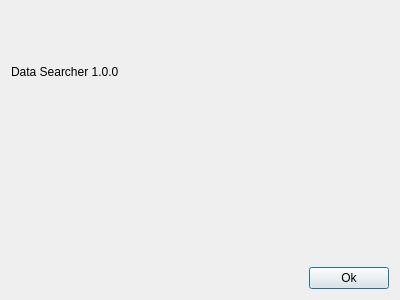
<?xml version="1.0" encoding="UTF-8"?>
<ui version="4.0">
 <class>AboutDialog</class>
 <widget class="QDialog" name="AboutDialog">
  <property name="geometry">
   <rect>
    <x>0</x>
    <y>0</y>
    <width>400</width>
    <height>300</height>
   </rect>
  </property>
  <property name="windowTitle">
   <string>Dialog</string>
  </property>
  <layout class="QGridLayout" name="gridLayout">
   <item row="0" column="0">
    <widget class="QLabel" name="lblSoftwareName">
     <property name="text">
      <string>Data Searcher   1.0.0</string>
     </property>
     <property name="textFormat">
      <enum>Qt::RichText</enum>
     </property>
     <property name="scaledContents">
      <bool>false</bool>
     </property>
    </widget>
   </item>
   <item row="1" column="0" colspan="2">
    <widget class="QLabel" name="lblVismayalogo">
     <property name="text">
      <string/>
     </property>
     <property name="pixmap">
      <pixmap resource="resources/icons.qrc">:/icons/icons/vismayalogo.jpg</pixmap>
     </property>
    </widget>
   </item>
   <item row="2" column="0">
    <spacer name="horizontalSpacer">
     <property name="orientation">
      <enum>Qt::Horizontal</enum>
     </property>
     <property name="sizeHint" stdset="0">
      <size>
       <width>288</width>
       <height>20</height>
      </size>
     </property>
    </spacer>
   </item>
   <item row="2" column="1">
    <widget class="QPushButton" name="btnOk">
     <property name="text">
      <string>Ok</string>
     </property>
    </widget>
   </item>
  </layout>
 </widget>
 <resources>
  <include location="resources/icons.qrc"/>
 </resources>
 <connections>
  <connection>
   <sender>btnOk</sender>
   <signal>clicked()</signal>
   <receiver>AboutDialog</receiver>
   <slot>accept()</slot>
   <hints>
    <hint type="sourcelabel">
     <x>317</x>
     <y>270</y>
    </hint>
    <hint type="destinationlabel">
     <x>342</x>
     <y>230</y>
    </hint>
   </hints>
  </connection>
 </connections>
</ui>
